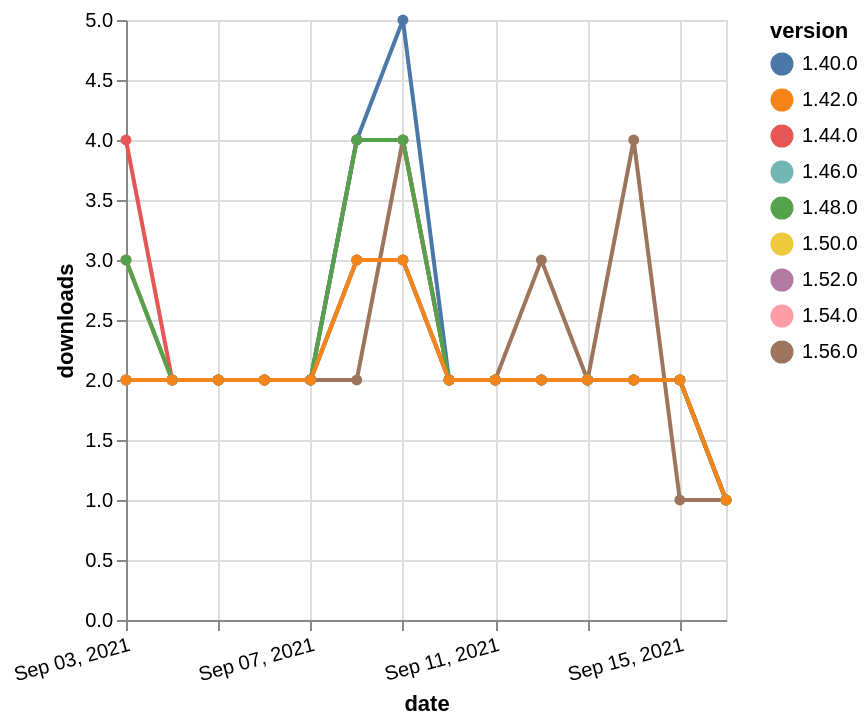

Here is the Vega-Lite specification saved for this chart:
### Vega-Lite specification from a JSON file in a GitHub repository (floating-point values rounded to 4 significant figures)
{"$schema": "https://vega.github.io/schema/vega-lite/v5.json", "description": "A simple bar chart with embedded data.", "data": {"values": [{"date": "2021-09-03", "total": 241, "delta": 3, "version": "1.56.0"}, {"date": "2021-09-04", "total": 243, "delta": 2, "version": "1.56.0"}, {"date": "2021-09-05", "total": 245, "delta": 2, "version": "1.56.0"}, {"date": "2021-09-06", "total": 247, "delta": 2, "version": "1.56.0"}, {"date": "2021-09-07", "total": 249, "delta": 2, "version": "1.56.0"}, {"date": "2021-09-08", "total": 251, "delta": 2, "version": "1.56.0"}, {"date": "2021-09-09", "total": 255, "delta": 4, "version": "1.56.0"}, {"date": "2021-09-10", "total": 257, "delta": 2, "version": "1.56.0"}, {"date": "2021-09-11", "total": 259, "delta": 2, "version": "1.56.0"}, {"date": "2021-09-12", "total": 262, "delta": 3, "version": "1.56.0"}, {"date": "2021-09-13", "total": 264, "delta": 2, "version": "1.56.0"}, {"date": "2021-09-14", "total": 268, "delta": 4, "version": "1.56.0"}, {"date": "2021-09-15", "total": 269, "delta": 1, "version": "1.56.0"}, {"date": "2021-09-16", "total": 270, "delta": 1, "version": "1.56.0"}, {"date": "2021-09-03", "total": 737, "delta": 3, "version": "1.54.0"}, {"date": "2021-09-04", "total": 739, "delta": 2, "version": "1.54.0"}, {"date": "2021-09-05", "total": 741, "delta": 2, "version": "1.54.0"}, {"date": "2021-09-06", "total": 743, "delta": 2, "version": "1.54.0"}, {"date": "2021-09-07", "total": 745, "delta": 2, "version": "1.54.0"}, {"date": "2021-09-08", "total": 749, "delta": 4, "version": "1.54.0"}, {"date": "2021-09-09", "total": 753, "delta": 4, "version": "1.54.0"}, {"date": "2021-09-10", "total": 755, "delta": 2, "version": "1.54.0"}, {"date": "2021-09-11", "total": 757, "delta": 2, "version": "1.54.0"}, {"date": "2021-09-12", "total": 759, "delta": 2, "version": "1.54.0"}, {"date": "2021-09-13", "total": 761, "delta": 2, "version": "1.54.0"}, {"date": "2021-09-14", "total": 763, "delta": 2, "version": "1.54.0"}, {"date": "2021-09-15", "total": 765, "delta": 2, "version": "1.54.0"}, {"date": "2021-09-16", "total": 766, "delta": 1, "version": "1.54.0"}, {"date": "2021-09-03", "total": 1472, "delta": 2, "version": "1.50.0"}, {"date": "2021-09-04", "total": 1474, "delta": 2, "version": "1.50.0"}, {"date": "2021-09-05", "total": 1476, "delta": 2, "version": "1.50.0"}, {"date": "2021-09-06", "total": 1478, "delta": 2, "version": "1.50.0"}, {"date": "2021-09-07", "total": 1480, "delta": 2, "version": "1.50.0"}, {"date": "2021-09-08", "total": 1483, "delta": 3, "version": "1.50.0"}, {"date": "2021-09-09", "total": 1486, "delta": 3, "version": "1.50.0"}, {"date": "2021-09-10", "total": 1488, "delta": 2, "version": "1.50.0"}, {"date": "2021-09-11", "total": 1490, "delta": 2, "version": "1.50.0"}, {"date": "2021-09-12", "total": 1492, "delta": 2, "version": "1.50.0"}, {"date": "2021-09-13", "total": 1494, "delta": 2, "version": "1.50.0"}, {"date": "2021-09-14", "total": 1496, "delta": 2, "version": "1.50.0"}, {"date": "2021-09-15", "total": 1498, "delta": 2, "version": "1.50.0"}, {"date": "2021-09-16", "total": 1499, "delta": 1, "version": "1.50.0"}, {"date": "2021-09-03", "total": 2438, "delta": 4, "version": "1.44.0"}, {"date": "2021-09-04", "total": 2440, "delta": 2, "version": "1.44.0"}, {"date": "2021-09-05", "total": 2442, "delta": 2, "version": "1.44.0"}, {"date": "2021-09-06", "total": 2444, "delta": 2, "version": "1.44.0"}, {"date": "2021-09-07", "total": 2446, "delta": 2, "version": "1.44.0"}, {"date": "2021-09-08", "total": 2450, "delta": 4, "version": "1.44.0"}, {"date": "2021-09-09", "total": 2454, "delta": 4, "version": "1.44.0"}, {"date": "2021-09-10", "total": 2456, "delta": 2, "version": "1.44.0"}, {"date": "2021-09-11", "total": 2458, "delta": 2, "version": "1.44.0"}, {"date": "2021-09-12", "total": 2460, "delta": 2, "version": "1.44.0"}, {"date": "2021-09-13", "total": 2462, "delta": 2, "version": "1.44.0"}, {"date": "2021-09-14", "total": 2464, "delta": 2, "version": "1.44.0"}, {"date": "2021-09-15", "total": 2466, "delta": 2, "version": "1.44.0"}, {"date": "2021-09-16", "total": 2467, "delta": 1, "version": "1.44.0"}, {"date": "2021-09-03", "total": 3089, "delta": 2, "version": "1.40.0"}, {"date": "2021-09-04", "total": 3091, "delta": 2, "version": "1.40.0"}, {"date": "2021-09-05", "total": 3093, "delta": 2, "version": "1.40.0"}, {"date": "2021-09-06", "total": 3095, "delta": 2, "version": "1.40.0"}, {"date": "2021-09-07", "total": 3097, "delta": 2, "version": "1.40.0"}, {"date": "2021-09-08", "total": 3101, "delta": 4, "version": "1.40.0"}, {"date": "2021-09-09", "total": 3106, "delta": 5, "version": "1.40.0"}, {"date": "2021-09-10", "total": 3108, "delta": 2, "version": "1.40.0"}, {"date": "2021-09-11", "total": 3110, "delta": 2, "version": "1.40.0"}, {"date": "2021-09-12", "total": 3112, "delta": 2, "version": "1.40.0"}, {"date": "2021-09-13", "total": 3114, "delta": 2, "version": "1.40.0"}, {"date": "2021-09-14", "total": 3116, "delta": 2, "version": "1.40.0"}, {"date": "2021-09-15", "total": 3118, "delta": 2, "version": "1.40.0"}, {"date": "2021-09-16", "total": 3119, "delta": 1, "version": "1.40.0"}, {"date": "2021-09-03", "total": 2040, "delta": 2, "version": "1.46.0"}, {"date": "2021-09-04", "total": 2042, "delta": 2, "version": "1.46.0"}, {"date": "2021-09-05", "total": 2044, "delta": 2, "version": "1.46.0"}, {"date": "2021-09-06", "total": 2046, "delta": 2, "version": "1.46.0"}, {"date": "2021-09-07", "total": 2048, "delta": 2, "version": "1.46.0"}, {"date": "2021-09-08", "total": 2051, "delta": 3, "version": "1.46.0"}, {"date": "2021-09-09", "total": 2054, "delta": 3, "version": "1.46.0"}, {"date": "2021-09-10", "total": 2056, "delta": 2, "version": "1.46.0"}, {"date": "2021-09-11", "total": 2058, "delta": 2, "version": "1.46.0"}, {"date": "2021-09-12", "total": 2060, "delta": 2, "version": "1.46.0"}, {"date": "2021-09-13", "total": 2062, "delta": 2, "version": "1.46.0"}, {"date": "2021-09-14", "total": 2064, "delta": 2, "version": "1.46.0"}, {"date": "2021-09-15", "total": 2066, "delta": 2, "version": "1.46.0"}, {"date": "2021-09-16", "total": 2067, "delta": 1, "version": "1.46.0"}, {"date": "2021-09-03", "total": 1019, "delta": 2, "version": "1.52.0"}, {"date": "2021-09-04", "total": 1021, "delta": 2, "version": "1.52.0"}, {"date": "2021-09-05", "total": 1023, "delta": 2, "version": "1.52.0"}, {"date": "2021-09-06", "total": 1025, "delta": 2, "version": "1.52.0"}, {"date": "2021-09-07", "total": 1027, "delta": 2, "version": "1.52.0"}, {"date": "2021-09-08", "total": 1030, "delta": 3, "version": "1.52.0"}, {"date": "2021-09-09", "total": 1033, "delta": 3, "version": "1.52.0"}, {"date": "2021-09-10", "total": 1035, "delta": 2, "version": "1.52.0"}, {"date": "2021-09-11", "total": 1037, "delta": 2, "version": "1.52.0"}, {"date": "2021-09-12", "total": 1039, "delta": 2, "version": "1.52.0"}, {"date": "2021-09-13", "total": 1041, "delta": 2, "version": "1.52.0"}, {"date": "2021-09-14", "total": 1043, "delta": 2, "version": "1.52.0"}, {"date": "2021-09-15", "total": 1045, "delta": 2, "version": "1.52.0"}, {"date": "2021-09-16", "total": 1046, "delta": 1, "version": "1.52.0"}, {"date": "2021-09-03", "total": 1953, "delta": 3, "version": "1.48.0"}, {"date": "2021-09-04", "total": 1955, "delta": 2, "version": "1.48.0"}, {"date": "2021-09-05", "total": 1957, "delta": 2, "version": "1.48.0"}, {"date": "2021-09-06", "total": 1959, "delta": 2, "version": "1.48.0"}, {"date": "2021-09-07", "total": 1961, "delta": 2, "version": "1.48.0"}, {"date": "2021-09-08", "total": 1965, "delta": 4, "version": "1.48.0"}, {"date": "2021-09-09", "total": 1969, "delta": 4, "version": "1.48.0"}, {"date": "2021-09-10", "total": 1971, "delta": 2, "version": "1.48.0"}, {"date": "2021-09-11", "total": 1973, "delta": 2, "version": "1.48.0"}, {"date": "2021-09-12", "total": 1975, "delta": 2, "version": "1.48.0"}, {"date": "2021-09-13", "total": 1977, "delta": 2, "version": "1.48.0"}, {"date": "2021-09-14", "total": 1979, "delta": 2, "version": "1.48.0"}, {"date": "2021-09-15", "total": 1981, "delta": 2, "version": "1.48.0"}, {"date": "2021-09-16", "total": 1982, "delta": 1, "version": "1.48.0"}, {"date": "2021-09-03", "total": 2576, "delta": 2, "version": "1.42.0"}, {"date": "2021-09-04", "total": 2578, "delta": 2, "version": "1.42.0"}, {"date": "2021-09-05", "total": 2580, "delta": 2, "version": "1.42.0"}, {"date": "2021-09-06", "total": 2582, "delta": 2, "version": "1.42.0"}, {"date": "2021-09-07", "total": 2584, "delta": 2, "version": "1.42.0"}, {"date": "2021-09-08", "total": 2587, "delta": 3, "version": "1.42.0"}, {"date": "2021-09-09", "total": 2590, "delta": 3, "version": "1.42.0"}, {"date": "2021-09-10", "total": 2592, "delta": 2, "version": "1.42.0"}, {"date": "2021-09-11", "total": 2594, "delta": 2, "version": "1.42.0"}, {"date": "2021-09-12", "total": 2596, "delta": 2, "version": "1.42.0"}, {"date": "2021-09-13", "total": 2598, "delta": 2, "version": "1.42.0"}, {"date": "2021-09-14", "total": 2600, "delta": 2, "version": "1.42.0"}, {"date": "2021-09-15", "total": 2602, "delta": 2, "version": "1.42.0"}, {"date": "2021-09-16", "total": 2603, "delta": 1, "version": "1.42.0"}]}, "width": "container", "mark": {"type": "line", "point": {"filled": true}}, "encoding": {"x": {"field": "date", "type": "temporal", "timeUnit": "yearmonthdate", "title": "date", "axis": {"labelAngle": -15}}, "y": {"field": "delta", "type": "quantitative", "title": "downloads"}, "color": {"field": "version", "type": "nominal"}, "tooltip": {"field": "delta"}}}
